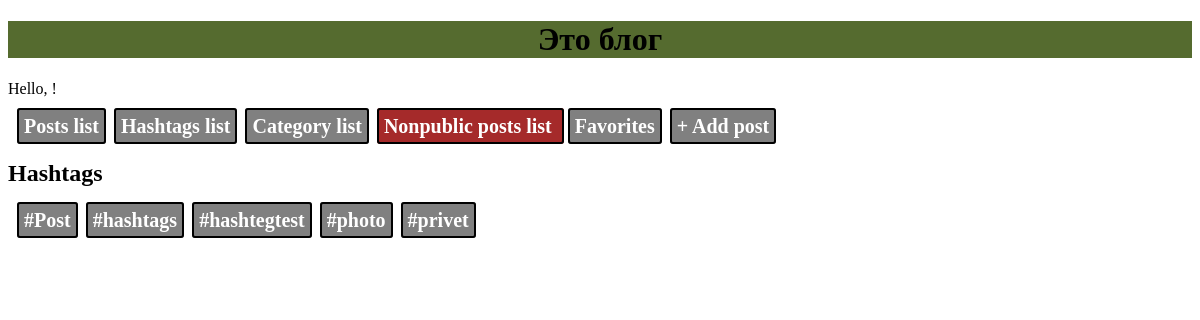
Page /post/hashtag_list on the earlier database version.
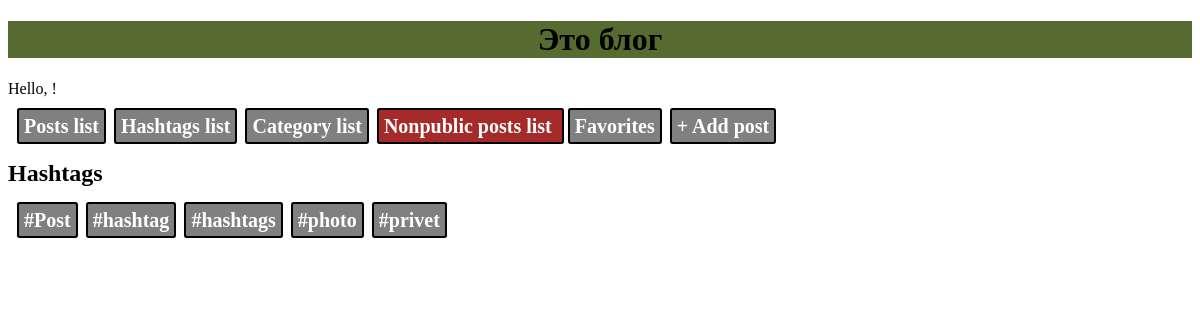
Same page on the later database version.
### blog/models.py (models this page shows, shortened)
class Hashtag(models.Model):
    tag = models.CharField(max_length=64, unique=True)

### blog/views.py (the view)
# urls.py: path('hashtag_list', views.hashtag_list, name='hashtag_list'),
def hashtag_list(request):
    hashtags = (Hashtag.objects
                .values('tag')
                .annotate(tag_count=Count('posts'))
                .filter(tag_count__gt=0)
                .order_by('-tag_count')
                )
    return render(request, 'blog/hashtag_list.html', {'hashtags': hashtags})

### blog/templates/blog/hashtag_list.html
{% extends 'blog/base.html' %}
{% block content %}
    <div>
        <h2>Hashtags</h2>
    </div>
    <div class="menublock">
        {% for hashtag in hashtags %}
            <a class="btn" href="{% url 'post_list_tag' hashtag.tag %}">{{hashtag.tag}}</a>
        {% endfor %}
    </div>
{% endblock %}

Differences in the rows shown:
no longer on this page (row unchanged): Hashtag: tag "#hashtegtest"
added Hashtag: tag "#hashtag"
